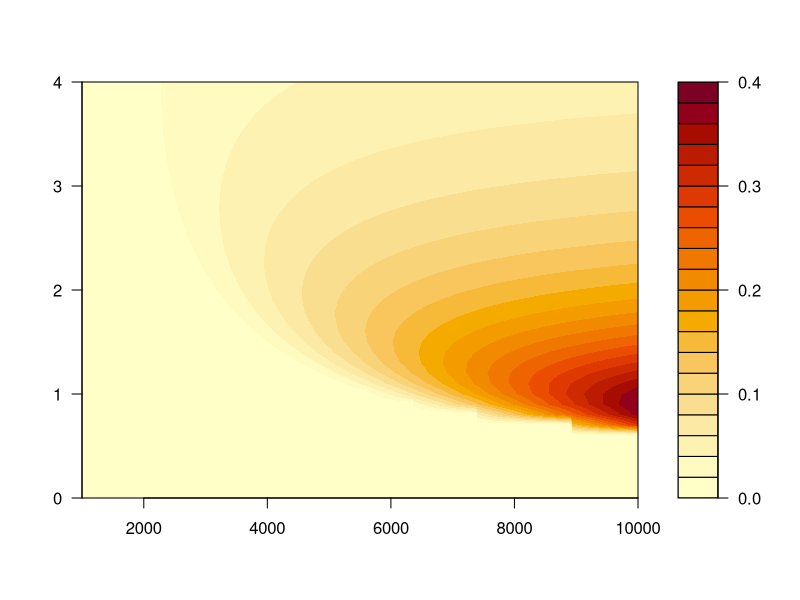

Reproduce this figure in R.
growth <- function(x, kappa) {
    return(1 + exp( - x / kappa * log(2)))
}

pop <- function(x, kappa) {
    return(exp(-x / kappa * log(2)))
}

evolve <- function(N, S, Food, kappa_g, kappa_d) {
    Fper <- Food / (N * S)
    Np <- N * pop(Fper, kappa_d)
    Sp <- S * growth(Fper, kappa_g)
    return(c(Np, Sp))
}

kappa_d <- .5
kappa_g <- 1
Food <- 2500

N0 <- seq(1000, 10000, 10)
S0 <- seq(0, 4, .1)

N12 <- array(dim = c(length(N0), length(S0)), 0)

for (i in 1:length(N0))
{
    for (j in 1:length(S0))
    {
        for (t in 1:5)
        {
            out <- evolve(N0[i], S0[j], Food, kappa_g, kappa_d)
            out <- evolve(out[1], out[2], Food, kappa_g, kappa_d)
            out <- evolve(out[1], out[2], Food, kappa_g, kappa_d)
            out <- evolve(out[1], out[2], Food, kappa_g, kappa_d)
            out <- evolve(out[1], out[2], Food, kappa_g, kappa_d)
            if (out[2] > 12 & out[1] > 1)
            {
                N12[i, j] <- out[1] / (N0[i] * S0[j] ^ 2)
            }
        }
    }
}


filled.contour(N0, S0, N12)
